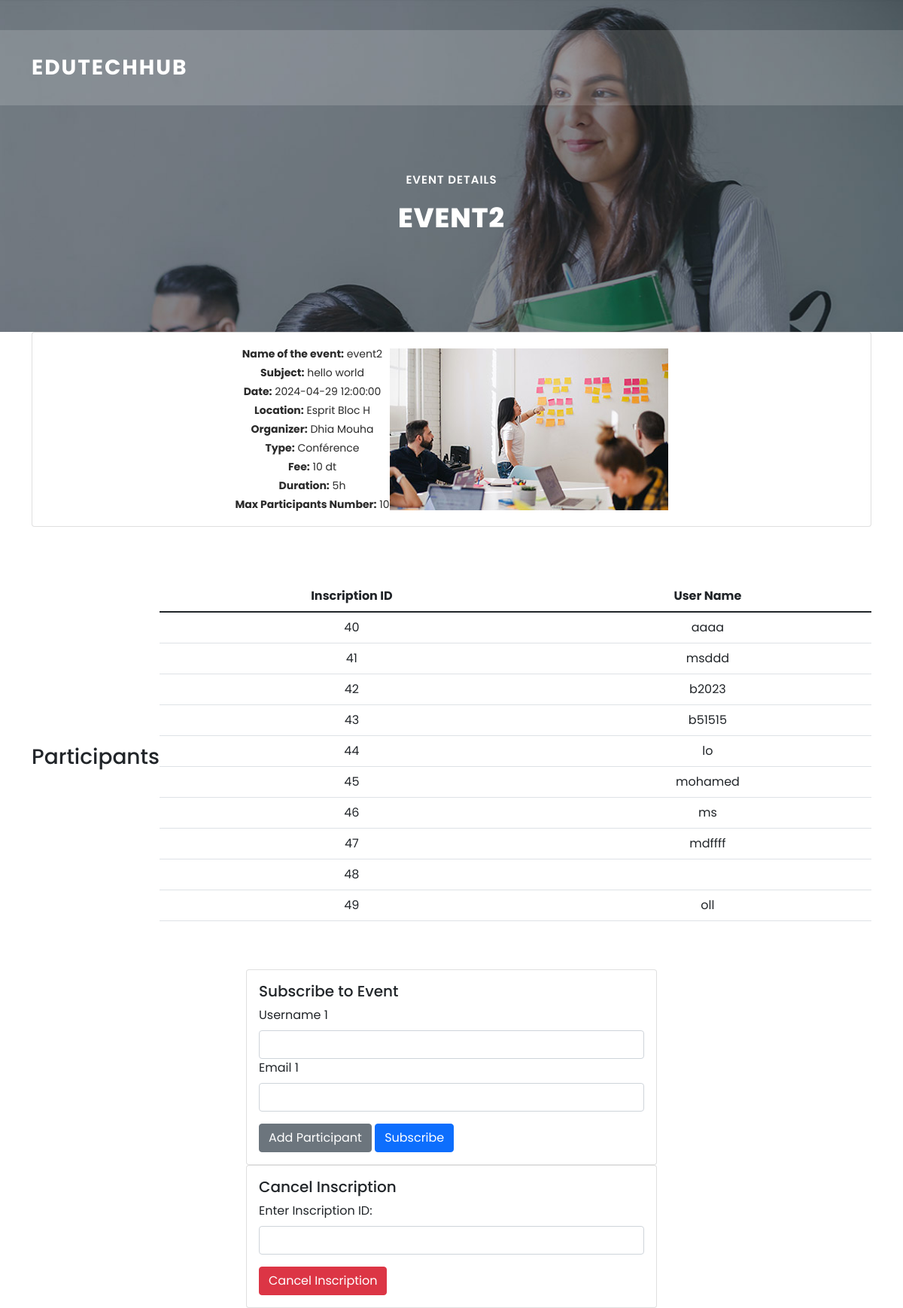
Screenshot of /view/event-details.php?id=4 with the database file from the repository.
### tables this page shows
CREATE TABLE `gestion_evenements` (
  `id` int(11) NOT NULL,
  `nom` varchar(255) NOT NULL,
  `sujet` varchar(255) NOT NULL,
  `date` datetime NOT NULL,
  `lieu` varchar(255) NOT NULL,
  `organizateur` varchar(255) NOT NULL,
  `affiche` varchar(255) NOT NULL,
  `type` enum('Conférence','Atelier','Séminaire','Formation en ligne','Table ronde','Forum','Hackathon') NOT NULL,
  `frais` varchar(255) NOT NULL,
  `duree` varchar(255) NOT NULL,
  `max` int(11) NOT NULL
);

CREATE TABLE `inscriptions` (
  `inscription_id` int(11) NOT NULL,
  `user_name` varchar(255) DEFAULT NULL,
  `email` varchar(255) NOT NULL,
  `event_id` int(11) DEFAULT NULL
);

### model/eventModel.php (called while the page is built, shortened)
<?php
require_once '../db.php';
class EventModel {
    private $conn;
    public function __construct() {
        $database = new Database();
        $this->conn = $database->connect();
    }
    public function getEventById($eventId) {
        try {
            $sql = "SELECT * FROM gestion_evenements WHERE id = ?";
            $stmt = $this->conn->prepare($sql);
            $stmt->bindParam(1, $eventId);
            $stmt->execute();
            $event = $stmt->fetch(PDO::FETCH_ASSOC);
            return $event;
        } catch(PDOException $e) {
            echo "Error: " . $e->getMessage();
            return false;
        }
    }
    public function getParticipantsByEventId($eventId) {
        try {
            $sql = "SELECT * FROM inscriptions WHERE event_id = ?";
            $stmt = $this->conn->prepare($sql);
            $stmt->execute([$eventId]);
            return $stmt->fetchAll(PDO::FETCH_ASSOC);
        } catch(PDOException $e) {
            echo "Error: " . $e->getMessage();
            return [];
        }
    }
}
?>

### db.php (called while the page is built, shortened)
<?php
class Database {
    private $host = 'localhost';
    private $db_name = 'edutechhub';
    private $username = 'root';
    private $password = '';
    private $conn;
    public function connect() {
        try {
            $this->conn = new PDO("mysql:host=" . $this->host . ";dbname=" . $this->db_name, $this->username, $this->password);
            $this->conn->setAttribute(PDO::ATTR_ERRMODE, PDO::ERRMODE_EXCEPTION);
        } catch(PDOException $e) {
            echo "Connection error: " . $e->getMessage();
        }
        return $this->conn;
    }
}
?>

### view/event-details.php (the view, shortened to what this page needs)
<?php
require_once '../Model/eventModel.php';
require_once '../db.php';
$eventModel = new EventModel();
$eventId = $_GET['id'];
$event = $eventModel->getEventById($eventId);
$participants = $eventModel->getParticipantsByEventId($eventId);
?>
<!DOCTYPE html>
<html lang="en">
<head>
    <link href="../vendor/bootstrap/css/bootstrap.min.css" rel="stylesheet">
    <link rel="stylesheet" href="../assets/css/fontawesome.css">
    <link rel="stylesheet" href="../assets/css/templatemo-edu-meeting.css">
</head>
<body>
    <header class="header-area header-sticky">
        <div class="container">
            <div class="row">
                <div class="col-12">
                    <nav class="main-nav">
                        <a href="../index.php" class="logo">EduTechHub</a>
                    </nav>
                </div>
            </div>
        </div>
    </header>
    <section class="heading-page header-text" id="top">
        <div class="container">
            <div class="row">
                <div class="col-lg-12">
                    <h6>Event Details</h6>
                    <h2><?= htmlspecialchars($event['nom']) ?></h2>
                </div>
            </div>
        </div>
    </section>
    <section class="events">
        <div class="container">
            <div class="row">
                <div class="col-lg-12">
                    <div class="card h-100">
                        <div class="card-body center-content">
                            <div class="center-content">
    <div style="font-size: 20px;">
        <p><strong>Name of the event:</strong> <?php echo htmlspecialchars($event['nom']); ?></p>
        <p><strong>Subject:</strong> <?php echo htmlspecialchars($event['sujet']); ?></p>
        <p><strong>Date:</strong> <?php echo htmlspecialchars($event['date']); ?></p>
        <p><strong>Location:</strong> <?php echo htmlspecialchars($event['lieu']); ?></p>
        <p><strong>Organizer:</strong> <?php echo htmlspecialchars($event['organizateur']); ?></p>
        <p><strong>Type:</strong> <?php echo htmlspecialchars($event['type']); ?></p>
        <p><strong>Fee:</strong> <?php echo htmlspecialchars($event['frais']); ?></p>
        <p><strong>Duration:</strong> <?php echo htmlspecialchars($event['duree']); ?></p>
        <p><strong>Max Participants Number:</strong> <?php echo htmlspecialchars($event['max']); ?></p>
    </div>
</div>
                            <div class="center-content">
                                <img src="../images/<?php echo $event['affiche']; ?>" alt="Event Image" style="max-width: 600px;">
                            </div>
                        </div>
                    </div>
                </div>
            </div>
            <br>
            <br>
            <br>
<div class="center-content">
    <h3>Participants</h3>
    <?php if (!empty($participants)) : ?>
        <table class="table">
            <thead>
                <tr>
                    <th>Inscription ID</th>
                    <th>User Name</th>
                </tr>
            </thead>
            <tbody>
                <?php foreach ($participants as $participant) : ?>
                    <tr>
                        <td><?= htmlspecialchars($participant['inscription_id']) ?></td>
                        <td><?= htmlspecialchars($participant['user_name']) ?></td>
                    </tr>
                <?php endforeach; ?>
            </tbody>
        </table>
    <?php else : ?>
        <p>No participants subscribed to this event.</p>
    <?php endif; ?>
</div>
<div class="row justify-content-center mt-5">
    <div class="col-lg-6">
        <div class="card">
            <div class="card-body">
                <h5 class="card-title">Subscribe to Event</h5>
                <form action="subscribe.php" method="post">
    <div class="mb-3">
        <label for="username1" class="form-label">Username 1</label>
        <input type="text" class="form-control" id="username1" name="username[]" oninput="validateUsername(this)" required>
        <label for="email1" class="form-label">Email 1</label>
        <input type="email" class="form-control" id="email1" name="email[]" pattern="[a-zA-Z0-9._%+-]+@[a-zA-Z0-9.-]+\.[a-zA-Z]{2,}" title="Enter a valid email address" required>
    </div>
    <button type="button" class="btn btn-secondary add-participant">Add Participant</button>
    <button type="submit" class="btn btn-primary">Subscribe</button>
</form>
            </div>
        </div>
        <div class="card">
            <div class="card-body">
                <h5 class="card-title">Cancel Inscription</h5>
                <form action="cancel_inscription.php" method="POST">
                    <div class="mb-3">
                        <label for="inscription_id" class="form-label">Enter Inscription ID:</label>
                        <input type="text" class="form-control" id="inscription_id" name="inscription_id" required>
                    </div>
                    <button type="submit" class="btn btn-danger">Cancel Inscription</button>
                </form>
    </div>
</div>
</div>
    </div>
</body>
</html>

### assets/css/templatemo-edu-meeting.css (style rules this page uses)
html, body, div, span, applet, object, iframe, h1, h2, h3, h4, h5, h6, p, blockquote, div pre, a, abbr, acronym, address, big, cite, code, del, dfn, em, font, img, ins, kbd, q, s, samp, small, strike, strong, sub, sup, tt, var, b, u, i, center, dl, dt, dd, ol, ul, li, figure, header, nav, section, article, aside, footer, figcaption { margin: 0; padding: 0; border: 0; outline: 0; }
header, nav, section, article, aside, footer, hgroup { display: block; }
* { box-sizing: border-box; }
html, body { font-family: 'Poppins', sans-serif; font-weight: 400; background-color: #fff; font-size: 16px; -ms-text-size-adjust: 100%; -webkit-font-smoothing: antialiased; -moz-osx-font-smoothing: grayscale; }
a { text-decoration: none !important; color: #3CF; }
h1, h2, h3, h4, h5, h6 { margin-top: 0px; margin-bottom: 0px; }
p { font-size: 14px; line-height: 25px; color: #2a2a2a; }
img { width: 100%; overflow: hidden; }
html, body { background: #fff; font-family: 'Poppins', sans-serif; }
.header-area { background-color: rgba(250,250,250,0.15); position: absolute; top: 40px; left: 0; right: 0; z-index: 100; -webkit-transition: all .5s ease 0s; -moz-transition: all .5s ease 0s; -o-transition: all .5s ease 0s; transition: all .5s ease 0s; }
.header-area .main-nav { min-height: 80px; background: transparent; }
.header-area .main-nav .logo { line-height: 100px; color: #fff; font-size: 28px; font-weight: 700; text-transform: uppercase; letter-spacing: 2px; float: left; -webkit-transition: all 0.3s ease 0s; -moz-transition: all 0.3s ease 0s; -o-transition: all 0.3s ease 0s; transition: all 0.3s ease 0s; }
.header-area.header-sticky { min-height: 80px; }
@media (max-width: 1200px) { .header-area .main-nav:before { display: none; } }
section.heading-page { background-image: url(../images/heading-bg.jpg); background-position: center center; background-repeat: no-repeat; background-size: cover; padding-top: 230px; padding-bottom: 110px; text-align: center; }
section.heading-page h6 { margin-top: 0px; font-size: 15px; text-transform: uppercase; font-weight: 600; color: #fff; letter-spacing: 1px; }
section.heading-page h2 { margin-top: 20px; margin-bottom: 20px; font-size: 36px; text-transform: uppercase; font-weight: 800; color: #fff; letter-spacing: 1px; }

### view/event-details.php (style rules this page uses)
.center-content { display: flex; justify-content: center; align-items: center; text-align: center; }

### rows the page displays
gestion_evenements: nom "EVENT2", nom "event2", sujet "hello world", date "2024-04-29 12:00:00", lieu "Esprit Bloc H", organizateur "Dhia Mouha", type "Conférence", frais "10 dt", duree "5h", max "10", affiche (picture)
inscriptions: inscription_id "40", user_name "aaaa"
inscriptions: inscription_id "41", user_name "msddd"
inscriptions: inscription_id "42", user_name "b2023"
inscriptions: inscription_id "43", user_name "b51515"
inscriptions: inscription_id "44", user_name "lo"
inscriptions: inscription_id "45", user_name "mohamed"
inscriptions: inscription_id "46", user_name "ms"
inscriptions: inscription_id "47", user_name "mdffff"
inscriptions: inscription_id "48"
inscriptions: inscription_id "49", user_name "oll"
